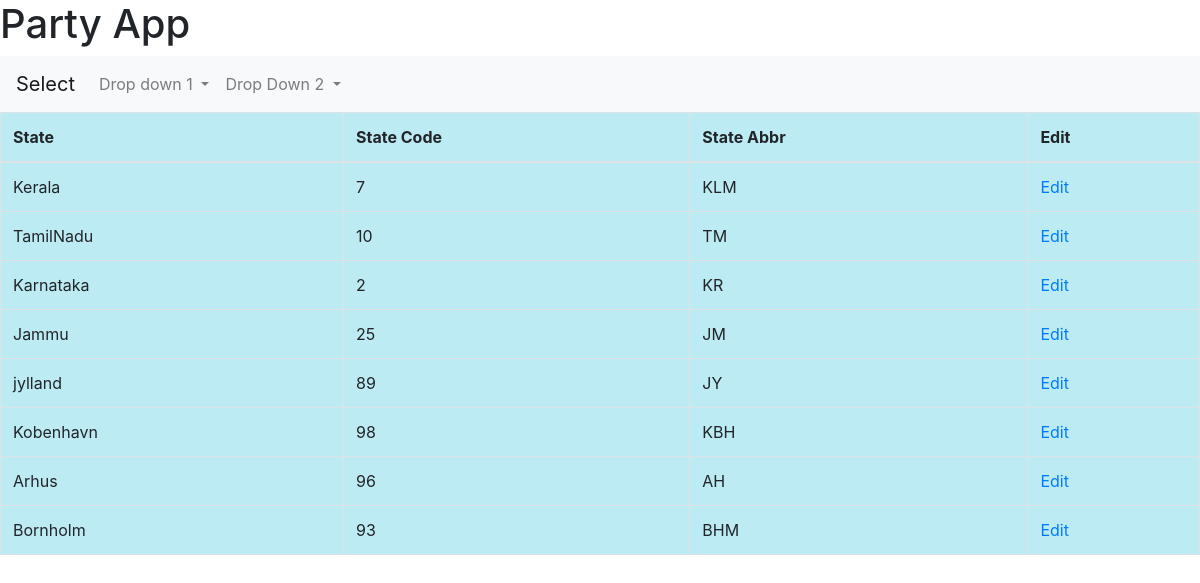
Page /Satelistview on the committed database.
### purchaseapp/models.py (models this page shows, shortened)
class State(models.Model):
    StateId=models.IntegerField(auto_created=True,primary_key=True)
    StateName=models.CharField(max_length=50,verbose_name="State",null=True,blank=True)
    StateCode=models.IntegerField(verbose_name="State Code",null=True,blank=True,)
    StateAbbr=models.CharField(max_length=5,verbose_name="State Abbr",null=True,blank=True)

### purchaseapp/views.py (the view)
# urls.py: path('Satelistview',views.Satelistview,name="Satelistview"),
def Satelistview(request):
    if request.method=="GET":
        statelist=State.objects.all()
        context={'statelist':statelist}
        return render(request,'purchaseapp/statelist.html',context)

### purchaseapp/Templates/purchaseapp/statelist.html (shortened to what this page needs)
{%extends 'purchaseapp/base.html'%}
{%block body_content%}
<form method="GET">
<center>
    <table class="table table-bordered", style="background-color: rgb(188, 235, 243)"
    font-family="sans-serif" >
        <thead>
            <tr>
                <th>State</th>
                <th>State Code</th>
                <th>State Abbr</th>
                <th>Edit</th>
            </tr>
        </thead>
        <tbody>
            {%for item in statelist%}
            <tr>
                <td>{{item.StateName}}</td>
                <td>{{item.StateCode}}</td>
                <td>{{item.StateAbbr}}</td>
                <td><a href="{% url 'Stateeditview' id=item.StateId %}">Edit</a></td>
            </tr>
            {%endfor%}
        </tbody>
    </table>
</center>
</form>
{%endblock%}

### purchaseapp/Templates/purchaseapp/base.html (shortened to what this page needs)
<!DOCTYPE html>
{% load static %}
<html lang="en">
<head>
  <link rel="stylesheet" href="https://stackpath.bootstrapcdn.com/bootstrap/4.5.2/css/bootstrap.min.css"
>
<link rel='stylesheet' type='text/css' href="{% static 'purchaseapp/css/mycss.css' %}" />
  </head>
<body>
    <h1>Party App</h1>
    <nav class="navbar navbar-expand-lg navbar-light bg-light">
        <a class="navbar-brand" href="#">Select</a>
        <div class="collapse navbar-collapse" id="navbarNavDropdown">
          <ul class="navbar-nav">
            <li class="nav-item dropdown">
              <a class="nav-link dropdown-toggle" href="#" id="navbarDropdownMenuLink" data-toggle="dropdown" aria-haspopup="true" aria-expanded="false">
                Drop down 1
              </a>
            </li>
            <li class="nav-item dropdown">
              <a class="nav-link dropdown-toggle" href="#" id="navbarDropdownMenuLink" data-toggle="dropdown" aria-haspopup="true" aria-expanded="false">
                Drop Down 2
              </a>
            </li>
          </ul>
        </div>
      </nav>
{%block body_content%}
{%endblock%}
</body>
</html>

### rows in the picture
State: StateName "Kerala", StateCode "7", StateAbbr "KLM"
State: StateName "TamilNadu", StateCode "10", StateAbbr "TM"
State: StateName "Karnataka", StateCode "2", StateAbbr "KR"
State: StateName "Jammu", StateCode "25", StateAbbr "JM"
State: StateName "jylland", StateCode "89", StateAbbr "JY"
State: StateName "Kobenhavn", StateCode "98", StateAbbr "KBH"
State: StateName "Arhus", StateCode "96", StateAbbr "AH"
State: StateName "Bornholm", StateCode "93", StateAbbr "BHM"
